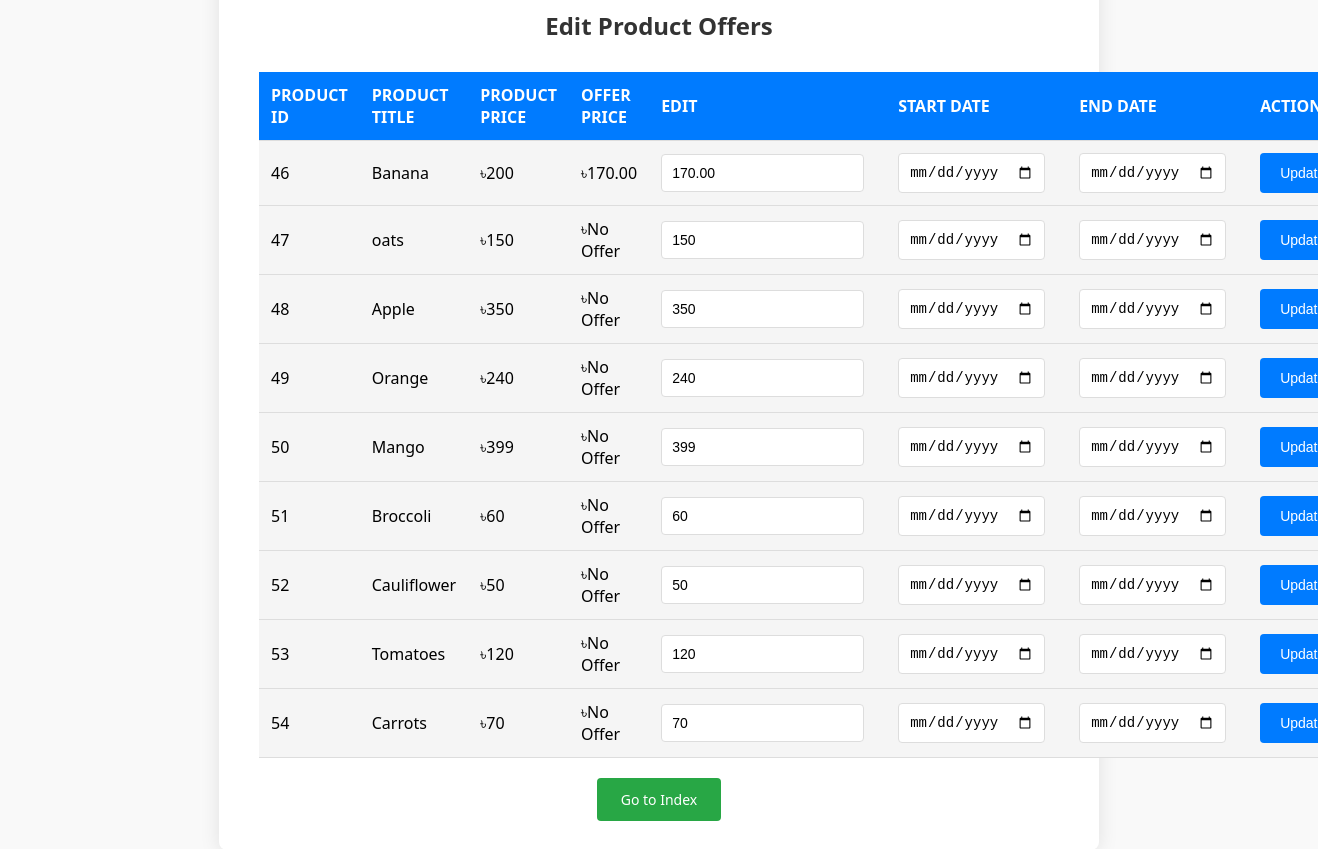
Page /admin/edit_offer.php on the committed database.
### tables this page shows
CREATE TABLE `offer_prices` (
  `id` int(11) NOT NULL,
  `product_id` int(11) NOT NULL,
  `offer_price` decimal(10,2) NOT NULL,
  `offer_start_date` date NOT NULL,
  `offer_end_date` date NOT NULL,
  `created_at` timestamp NOT NULL DEFAULT current_timestamp(),
  `updated_at` timestamp NOT NULL DEFAULT current_timestamp() ON UPDATE current_timestamp()
);

CREATE TABLE `products` (
  `product_id` int(11) NOT NULL,
  `product_title` varchar(100) NOT NULL,
  `product_description` varchar(255) NOT NULL,
  `product_keywords` varchar(255) NOT NULL,
  `category_id` int(11) NOT NULL,
  `brand_id` int(11) NOT NULL,
  `product_image1` varchar(255) NOT NULL,
  `product_image2` varchar(255) NOT NULL,
  `product_image3` varchar(255) NOT NULL,
  `product_price` varchar(100) NOT NULL,
  `date` timestamp NOT NULL DEFAULT current_timestamp() ON UPDATE current_timestamp(),
  `status` varchar(100) NOT NULL
);

### admin/edit_offer.php (the view, shortened to what this page needs)
<?php
include('../includes/connect.php');
?>
<!DOCTYPE html>
<html lang="en">
<head>
</head>
<body>
    <div class="container">
        <h2>Edit Product Offers</h2>
        <table>
            <thead>
                <tr>
                    <th>Product ID</th>
                    <th>Product Title</th>
                    <th>Product Price</th>
                    <th>Offer Price</th>
                    <th>Edit</th>
                    <th>Start Date</th>
                    <th>End Date</th>
                    <th>Action</th>
                </tr>
            </thead>
            <tbody>
                <?php
                $query = "SELECT p.product_id, p.product_title, p.product_price, o.offer_price
                          FROM products p
                          LEFT JOIN offer_prices o ON p.product_id = o.product_id";
                $result = mysqli_query($con, $query);
                while ($row = mysqli_fetch_assoc($result)) {
                    echo "<tr>";
                    echo "<td>" . $row['product_id'] . "</td>";
                    echo "<td>" . $row['product_title'] . "</td>";
                    echo "<td>৳" . $row['product_price'] . "</td>";
                    echo "<td>৳" . ($row['offer_price'] ?? 'No Offer') . "</td>";
                    echo "<td>
                            <form method='post' action='".$_SERVER['PHP_SELF']."'>
                                <input type='hidden' name='product_id' value='" . $row['product_id'] . "'>
                                <input type='text' name='offer_price' value='" . ($row['offer_price'] ?? $row['product_price']) . "'>
                            </td>";
                    echo "<td><input type='date' name='start_date' required></td>";
                    echo "<td><input type='date' name='end_date' required></td>";
                    echo "<td><button type='submit'>Update</button></form></td>";
                    echo "</tr>";
                }
                ?>
            </tbody>
        </table>
        <div class="redirect-btn">
            <a href="index.php">Go to Index</a>
        </div>
    </div>
</body>
</html>

### admin/edit_offer.php (style rules this page uses)
body { font-family: 'Segoe UI', Tahoma, Geneva, Verdana, sans-serif; background-color: #f9f9f9; margin: 0; padding: 0; display: flex; justify-content: center; align-items: center; height: 100vh; }
.container { background-color: #fff; padding: 40px; border-radius: 8px; box-shadow: 0 2px 20px rgba(0, 0, 0, 0.1); width: 80%; max-width: 800px; }
h2 { text-align: center; color: #333; margin-bottom: 30px; }
table { width: 100%; border-collapse: collapse; margin-bottom: 30px; }
th, td { padding: 12px; text-align: left; border-bottom: 1px solid #ddd; }
th { background-color: #007bff; color: #fff; text-transform: uppercase; }
td { background-color: #f5f5f5; }
form { display: flex; align-items: center; }
input[type="text"], input[type="date"], button { padding: 10px; border: 1px solid #ddd; border-radius: 4px; margin-right: 10px; font-size: 14px; }
button { background-color: #007bff; color: #fff; border: none; cursor: pointer; padding: 12px 20px; border-radius: 4px; font-size: 14px; }
.redirect-btn { text-align: center; margin-top: 20px; }
.redirect-btn a { text-decoration: none; padding: 12px 24px; background-color: #28a745; color: #fff; border-radius: 4px; font-size: 14px; }

### rows in the picture
offer_prices: product.product_id "46", product.product_title "Banana", product.product_price "200", offer_price "170.00"
products: product_id "47", product_title "oats", product_price "150", offer_price "No Offer", offer_price "150"
products: product_id "48", product_title "Apple", product_price "350", offer_price "No Offer", offer_price "350"
products: product_id "49", product_title "Orange", product_price "240", offer_price "No Offer", offer_price "240"
products: product_id "50", product_title "Mango", product_price "399", offer_price "No Offer", offer_price "399"
products: product_id "51", product_title "Broccoli", product_price "60", offer_price "No Offer", offer_price "60"
products: product_id "52", product_title "Cauliflower", product_price "50", offer_price "No Offer", offer_price "50"
products: product_id "53", product_title "Tomatoes", product_price "120", offer_price "No Offer", offer_price "120"
products: product_id "54", product_title "Carrots", product_price "70", offer_price "No Offer", offer_price "70"
